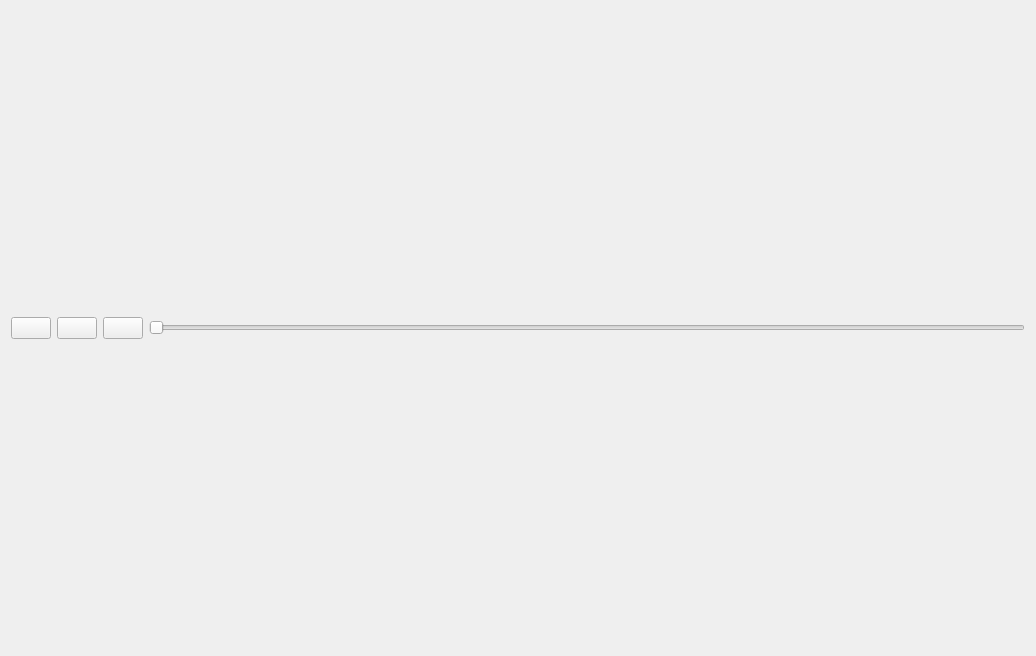
<?xml version="1.0" encoding="UTF-8"?>
<ui version="4.0">
 <class>VODReviewView</class>
 <widget class="QWidget" name="VODReviewView">
  <property name="geometry">
   <rect>
    <x>0</x>
    <y>0</y>
    <width>1036</width>
    <height>656</height>
   </rect>
  </property>
  <property name="windowTitle">
   <string>Form</string>
  </property>
  <layout class="QVBoxLayout" name="verticalLayout" stretch="1,0">
   <item>
    <layout class="QVBoxLayout" name="layout_videoSurface"/>
   </item>
   <item>
    <layout class="QGridLayout" name="layout_controls">
     <item row="0" column="0">
      <layout class="QHBoxLayout" name="layout_playControls">
       <item>
        <widget class="QPushButton" name="pushButton_stepBackwards">
         <property name="text">
          <string/>
         </property>
        </widget>
       </item>
       <item>
        <widget class="QPushButton" name="pushButton_playPause">
         <property name="text">
          <string/>
         </property>
        </widget>
       </item>
       <item>
        <widget class="QPushButton" name="pushButton_stepForwards">
         <property name="text">
          <string/>
         </property>
        </widget>
       </item>
      </layout>
     </item>
     <item row="0" column="1">
      <widget class="QSlider" name="slider_videoPos">
       <property name="sizePolicy">
        <sizepolicy hsizetype="Expanding" vsizetype="Fixed">
         <horstretch>0</horstretch>
         <verstretch>0</verstretch>
        </sizepolicy>
       </property>
       <property name="orientation">
        <enum>Qt::Horizontal</enum>
       </property>
      </widget>
     </item>
    </layout>
   </item>
  </layout>
 </widget>
 <resources/>
 <connections/>
</ui>
